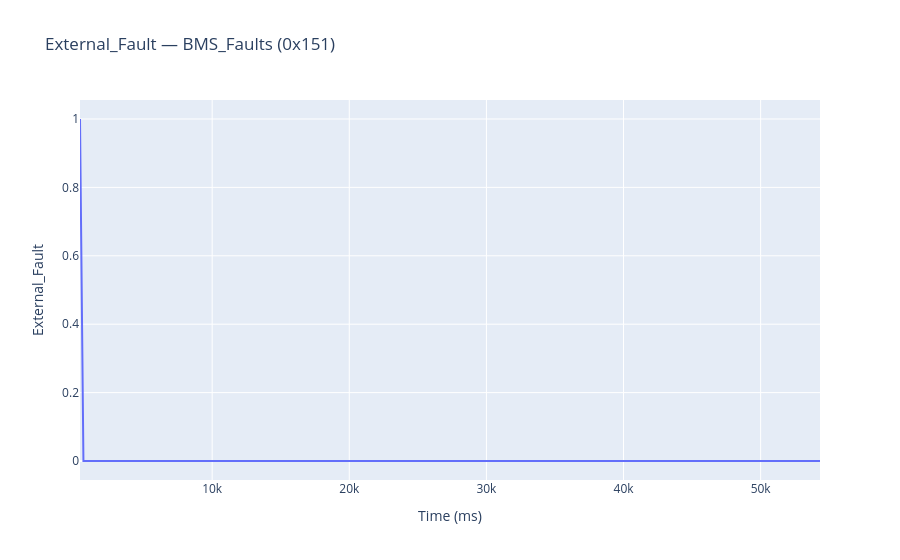
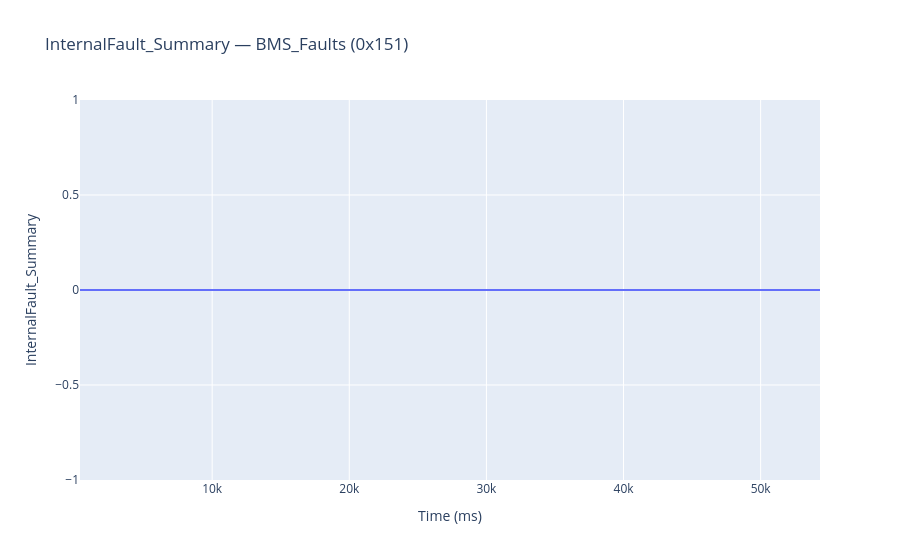
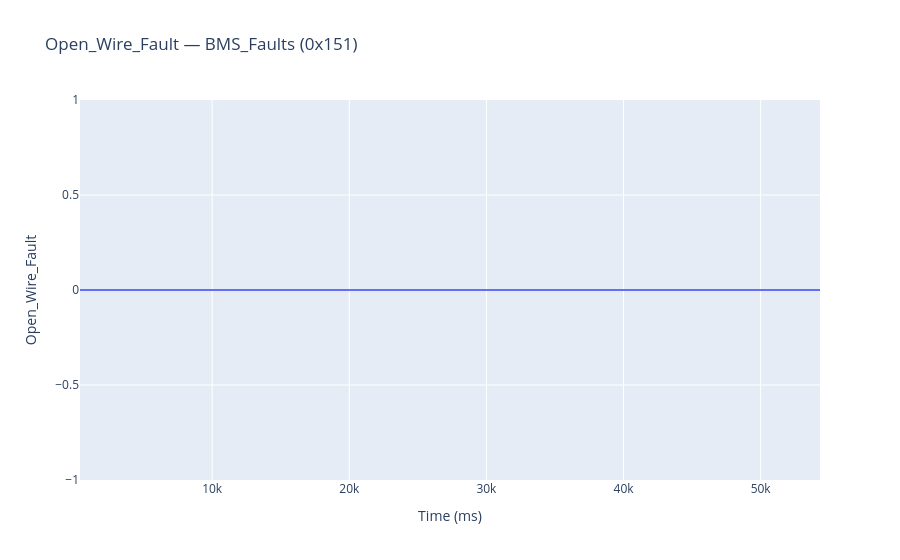
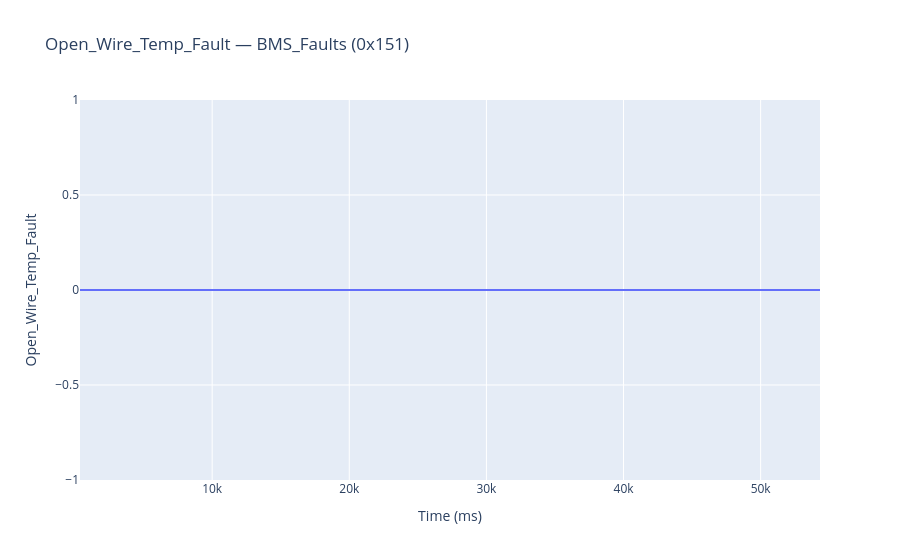

The cell these charts' notebook holds for them, in order:
### Markdown cell above
## 3. Graph all signals

Loops over every unique (message, signal) pair in the DataFrame and creates an interactive plot for each. Skips if data is empty.

### Code cell
# Loop over every unique (message, signal) pair and plot each one
# Skips entirely if no signals were decoded
if df.empty:
    print("No signals decoded.")
else:
    for (msg_name, sig_name), group in df.groupby(["message_name", "signal_name"]):
        msg_id = group["message_id"].iloc[0]
        plot_signal(group, sig_name, msg_name, msg_id)

### Figure 1 — Plotly figure (JSON) as saved in the notebook; plotly's stock layout.template omitted (floating-point values rounded to 4 significant figures; data arrays with more than 128 entries replaced by an {"elided": "..."} marker saying what was removed)
{"data": [{"hovertemplate": "Time (ms)=%{x}<br>External_Fault=%{y}<extra></extra>", "legendgroup": "", "line": {"color": "#636efa", "dash": "solid"}, "marker": {"symbol": "circle"}, "mode": "lines", "name": "", "orientation": "v", "showlegend": false, "type": "scatter", "x": {"elided": "217 int values"}, "xaxis": "x", "y": {"elided": "217 float values"}, "yaxis": "y"}], "layout": {"legend": {"tracegroupgap": 0}, "title": {"text": "External_Fault — BMS_Faults (0x151)"}, "xaxis": {"anchor": "y", "domain": [0, 1], "title": {"text": "Time (ms)"}}, "yaxis": {"anchor": "x", "domain": [0, 1], "title": {"text": "External_Fault"}}}}

### Figure 2 — Plotly figure (JSON) as saved in the notebook; plotly's stock layout.template omitted (floating-point values rounded to 4 significant figures; data arrays with more than 128 entries replaced by an {"elided": "..."} marker saying what was removed)
{"data": [{"hovertemplate": "Time (ms)=%{x}<br>InternalFault_Summary=%{y}<extra></extra>", "legendgroup": "", "line": {"color": "#636efa", "dash": "solid"}, "marker": {"symbol": "circle"}, "mode": "lines", "name": "", "orientation": "v", "showlegend": false, "type": "scatter", "x": {"elided": "217 int values"}, "xaxis": "x", "y": {"elided": "217 float values"}, "yaxis": "y"}], "layout": {"legend": {"tracegroupgap": 0}, "title": {"text": "InternalFault_Summary — BMS_Faults (0x151)"}, "xaxis": {"anchor": "y", "domain": [0, 1], "title": {"text": "Time (ms)"}}, "yaxis": {"anchor": "x", "domain": [0, 1], "title": {"text": "InternalFault_Summary"}}}}

### Figure 3 — Plotly figure (JSON) as saved in the notebook; plotly's stock layout.template omitted (floating-point values rounded to 4 significant figures; data arrays with more than 128 entries replaced by an {"elided": "..."} marker saying what was removed)
{"data": [{"hovertemplate": "Time (ms)=%{x}<br>Open_Wire_Fault=%{y}<extra></extra>", "legendgroup": "", "line": {"color": "#636efa", "dash": "solid"}, "marker": {"symbol": "circle"}, "mode": "lines", "name": "", "orientation": "v", "showlegend": false, "type": "scatter", "x": {"elided": "217 int values"}, "xaxis": "x", "y": {"elided": "217 float values"}, "yaxis": "y"}], "layout": {"legend": {"tracegroupgap": 0}, "title": {"text": "Open_Wire_Fault — BMS_Faults (0x151)"}, "xaxis": {"anchor": "y", "domain": [0, 1], "title": {"text": "Time (ms)"}}, "yaxis": {"anchor": "x", "domain": [0, 1], "title": {"text": "Open_Wire_Fault"}}}}

### Figure 4 — Plotly figure (JSON) as saved in the notebook; plotly's stock layout.template omitted (floating-point values rounded to 4 significant figures; data arrays with more than 128 entries replaced by an {"elided": "..."} marker saying what was removed)
{"data": [{"hovertemplate": "Time (ms)=%{x}<br>Open_Wire_Temp_Fault=%{y}<extra></extra>", "legendgroup": "", "line": {"color": "#636efa", "dash": "solid"}, "marker": {"symbol": "circle"}, "mode": "lines", "name": "", "orientation": "v", "showlegend": false, "type": "scatter", "x": {"elided": "217 int values"}, "xaxis": "x", "y": {"elided": "217 float values"}, "yaxis": "y"}], "layout": {"legend": {"tracegroupgap": 0}, "title": {"text": "Open_Wire_Temp_Fault — BMS_Faults (0x151)"}, "xaxis": {"anchor": "y", "domain": [0, 1], "title": {"text": "Time (ms)"}}, "yaxis": {"anchor": "x", "domain": [0, 1], "title": {"text": "Open_Wire_Temp_Fault"}}}}
